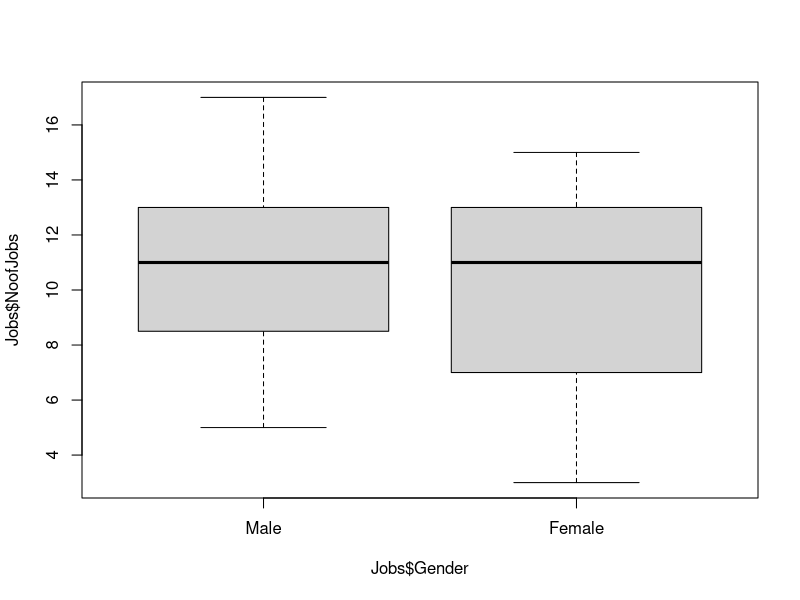
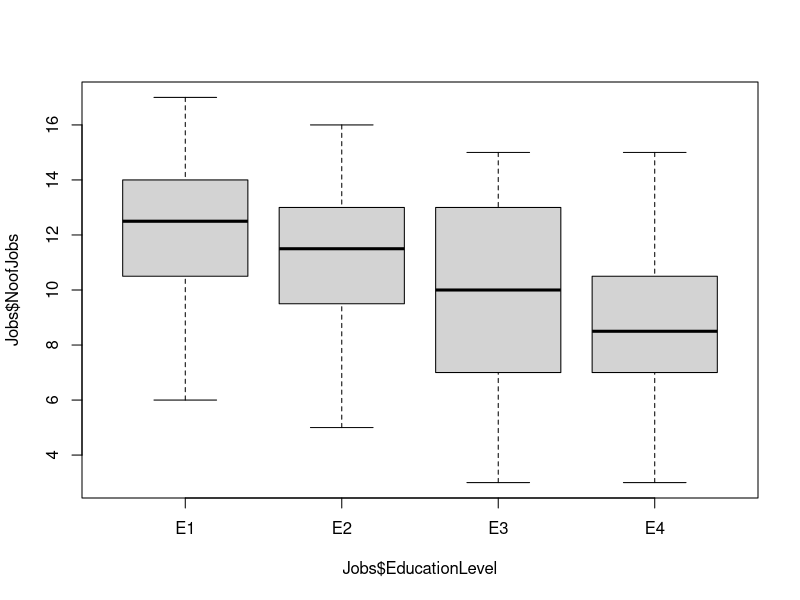
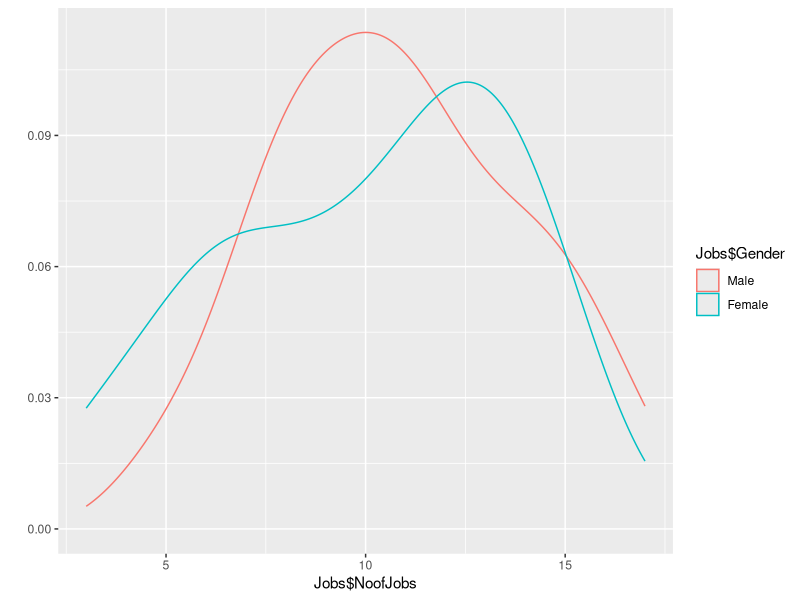
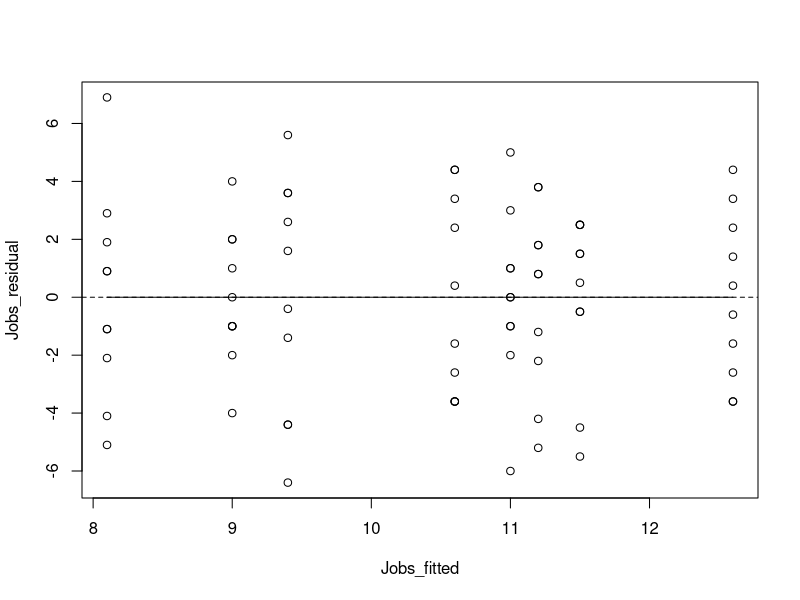
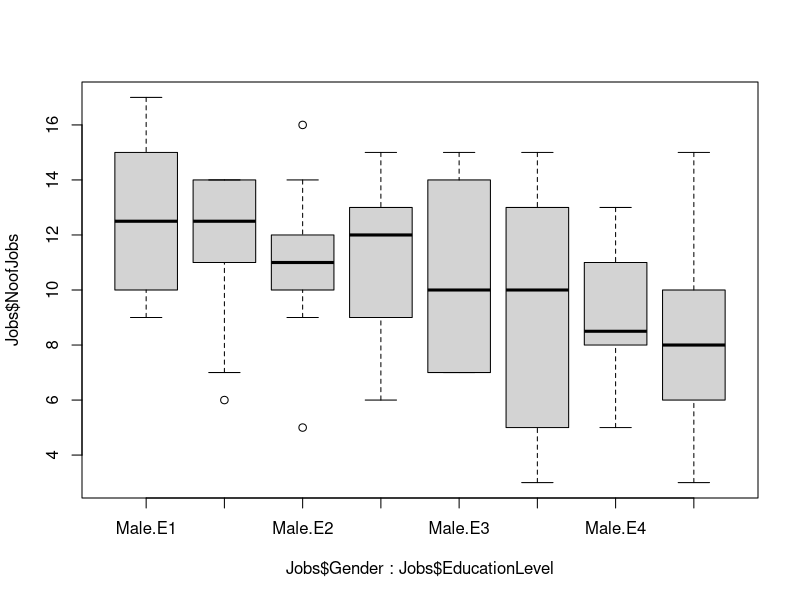
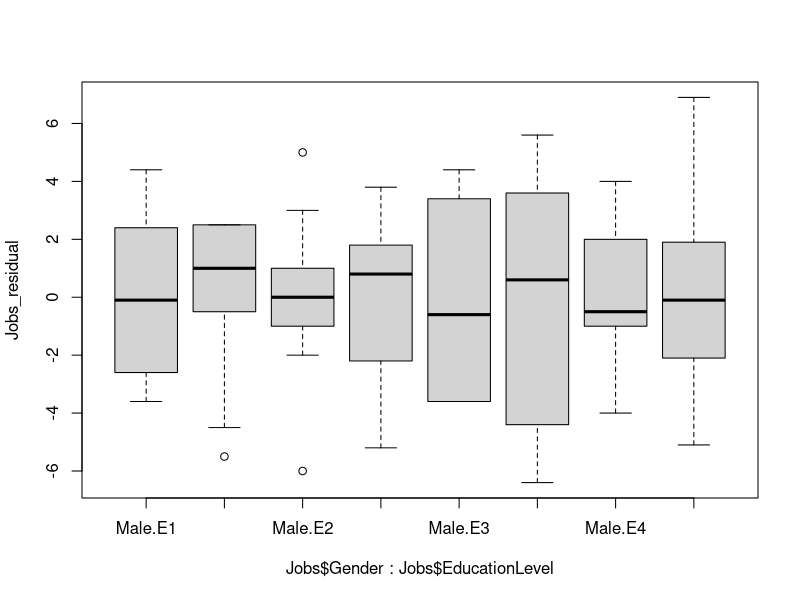
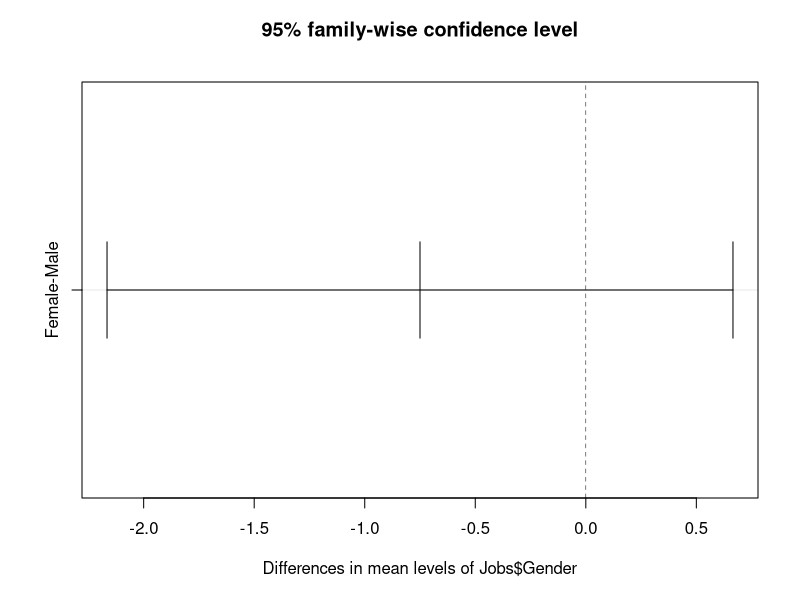
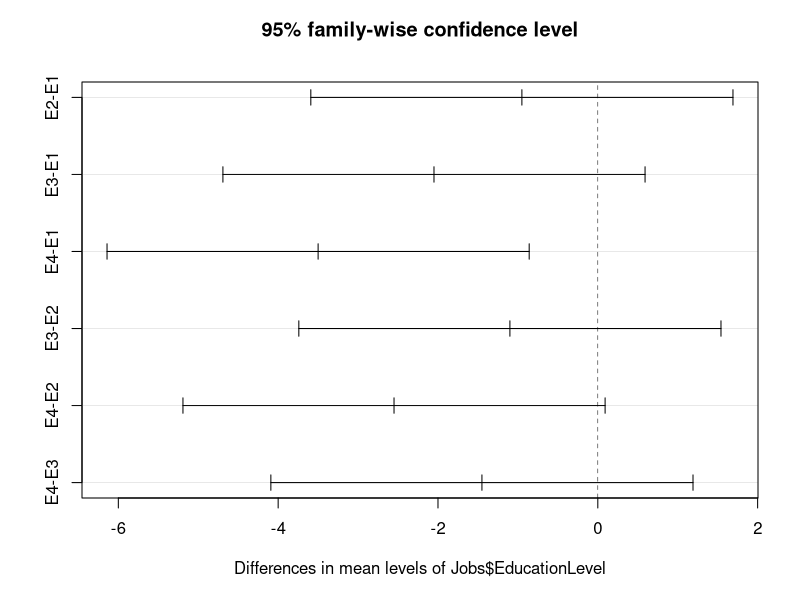

Generate these figures, in order, with R:
require(haven)
require(labelled)
require(ggplot2)
require(psych)
require(data.table)

setwd("~/Rscripts/annova")

Jobs <- read_sav("datafiles/Jobs.sav")

# convert list to data table
Jobs.table <- data.table(Jobs)

# Identity the factor and convert the data type to be a factor, else aov won't give correct results.
Jobs$Gender = to_factor(Jobs$Gender)
Jobs$EducationLevel = to_factor(Jobs$EducationLevel)


# Plot the boxplot by individual factor
boxplot(Jobs$NoofJobs ~ Jobs$Gender)
boxplot(Jobs$NoofJobs ~ Jobs$EducationLevel)

# Super imposed denisty plot by factor
qplot(Jobs$NoofJobs, colour=Jobs$Gender, data=Jobs, geom="density")

# Get the descritives table by each group
describeBy(Jobs$NoofJobs, Jobs$Gender)
describeBy(Jobs$NoofJobs, Jobs$EducationLevel)

# Get the annova table
Jobs_lm <- lm(Jobs$NoofJobs ~ Jobs$Gender + Jobs$EducationLevel + Jobs$Gender:Jobs$EducationLevel, data = Jobs)
Jobs_lm_summary = summary(Jobs_lm)
if (Jobs_lm_summary$r.squared < 0.5)
{
  print("Very Imp: R- squared value is very less, which means using analysis of variance will not help here")
}

Jobs_aov <- aov(Jobs_lm)
summary(Jobs_aov)
Jobs_residual = residuals(Jobs_aov)
Jobs_fitted = fitted(Jobs_aov)

# Get the residual vs fitted plot i.e. check how close are observed values to fitted values
# http://blog.minitab.com/blog/adventures-in-statistics/regression-analysis-how-do-i-interpret-r-squared-and-assess-the-goodness-of-fit
plot(Jobs_fitted, Jobs_residual)
abline(h=0, lty=2)
lines(smooth.spline(Jobs_fitted, Jobs_residual))

#Box plot across multiple factors
boxplot(Jobs$NoofJobs ~ Jobs$Gender * Jobs$EducationLevel, data = Jobs)
boxplot(Jobs_residual ~ Jobs$Gender * Jobs$EducationLevel, data = Jobs)


# Now run tukey's range test to analyze variations in means across individual groups
tk <- TukeyHSD(Jobs_aov)

# List the tukey's table
tk

# Plot to see variations in the means for each group pair
plot(tk)

# Get the means plot
plot.design(Jobs)

# Get the interaction plot
interaction.plot(Jobs$EducationLevel, Jobs$Gender, Jobs$NoofJobs, col=2:12, lty=1)
interaction.plot(Jobs$Gender, Jobs$EducationLevel, Jobs$NoofJobs, col=2:12, lty=1)
